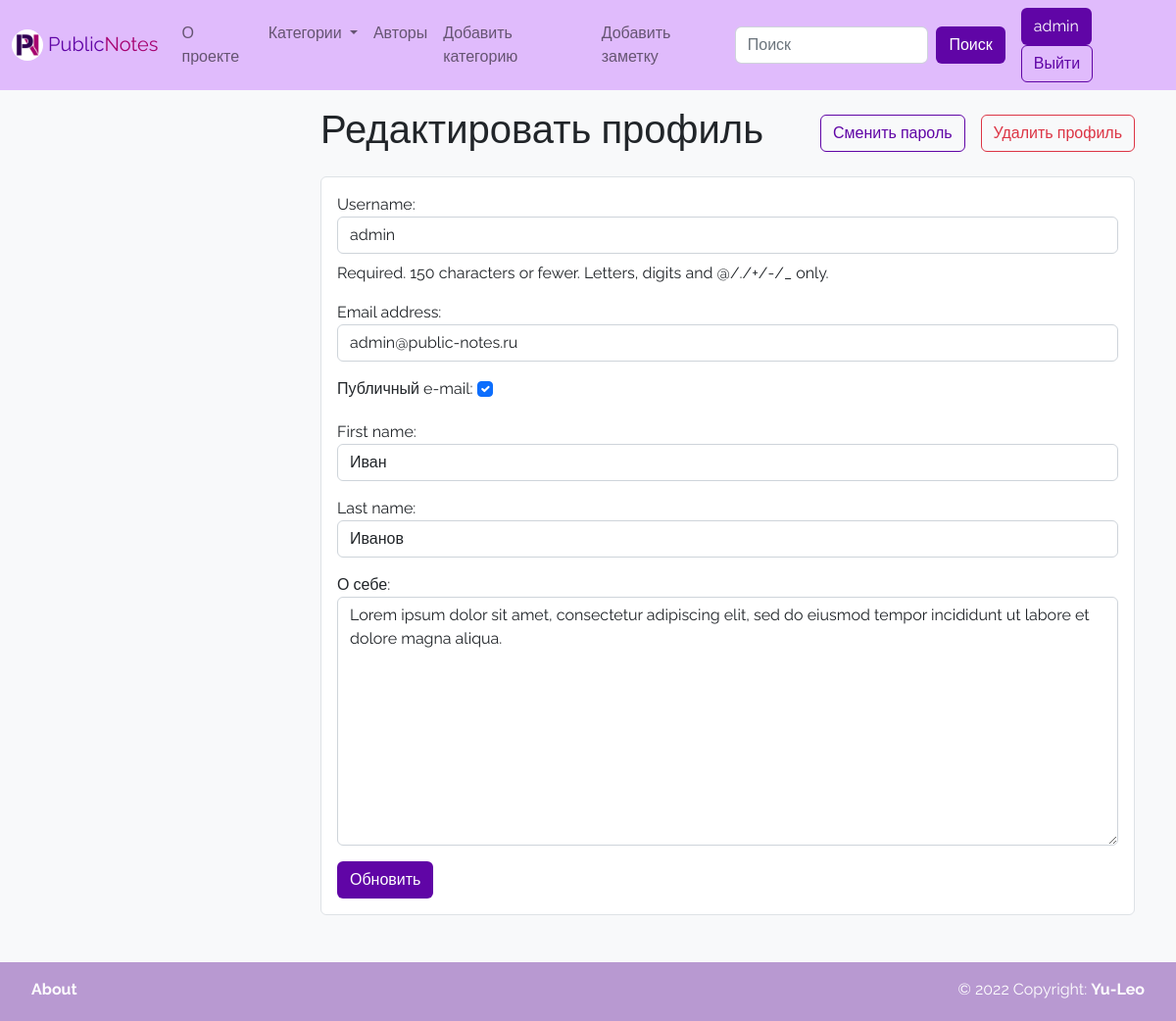
The page /edit_profile/ (signed in) on the database as committed earlier.
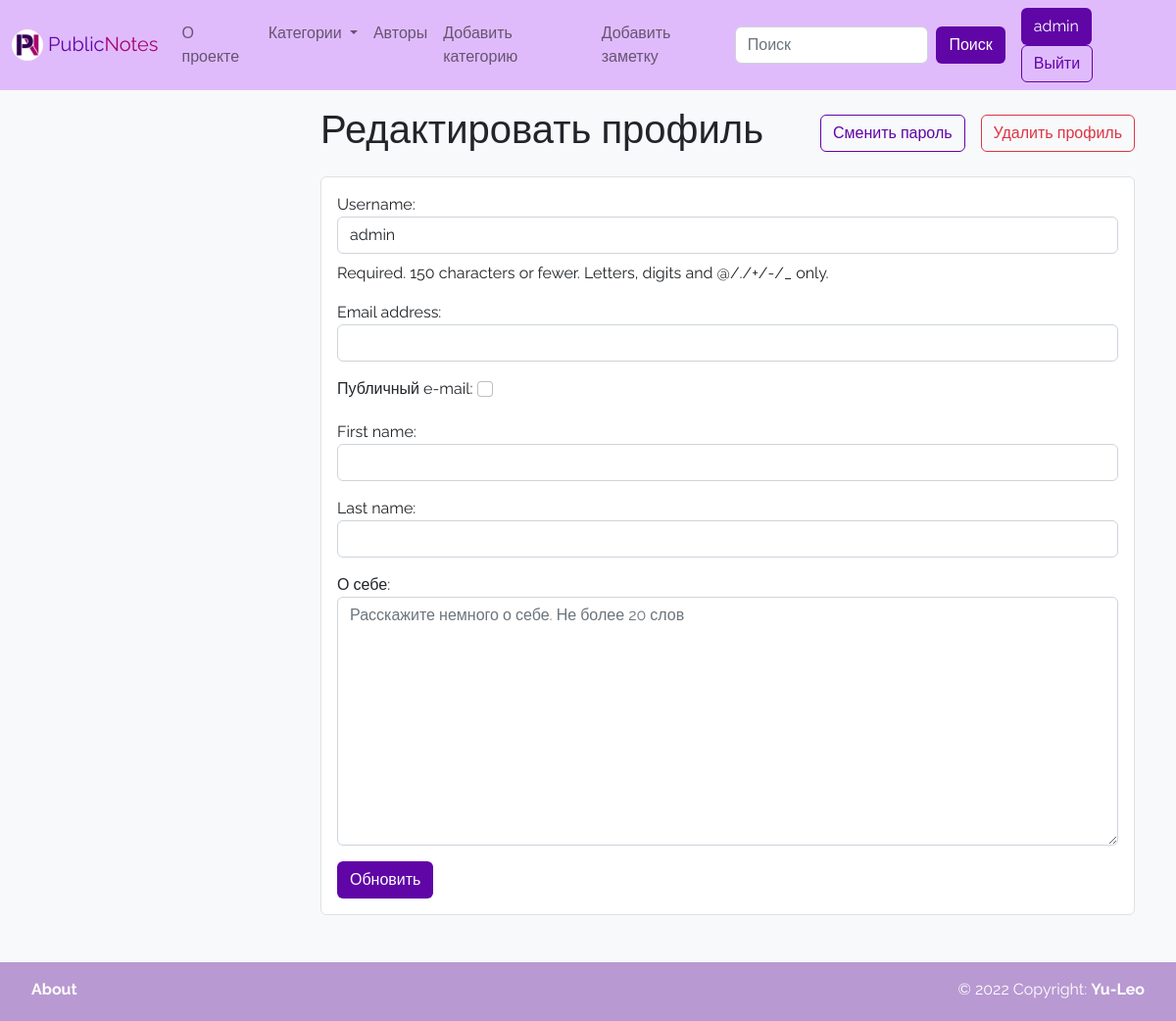
The same page on the database as committed later.
### wall/models.py (models this page shows)
class User(AbstractUser):
    photo = models.ImageField(upload_to='photos/%Y/%m/%d/', verbose_name='Аватарка', blank=True)
    rating = models.IntegerField(verbose_name='Рейтинг', default=0)
    bio = models.TextField(verbose_name='О себе', blank=True)
    show_email = models.BooleanField(verbose_name='Публичный e-mail', default=False)
    def get_absolute_url(self):
        return reverse('author', kwargs={"pk": self.pk})

### wall/views.py (the view)
# urls.py: path('edit_profile/', edit_profile, name='edit_profile'),
@login_required(login_url=reverse_lazy('login'))
def edit_profile(request):
    if request.method == 'POST':
        user_form = UpdateProfile(request.POST, instance=request.user)
        if user_form.is_valid():
            user_form.save()
            return redirect(request.user)
    else:
        user_form = UpdateProfile(instance=request.user)
    return render(request, 'wall/edit_profile.html', {"user_form": user_form})

### wall/forms.py (shortened to what this page needs)
class UpdateProfile(forms.ModelForm):
    class Meta:
        model = User
        fields = ['username', 'email', 'show_email', 'first_name', 'last_name', 'bio']
        widgets = {
            'username': forms.TextInput(attrs={"class": "form-control mb-2"}),
            'email': forms.EmailInput(attrs={"class": "form-control mb-2"}),
            'show_email': forms.CheckboxInput(attrs={"class": "form-check-input mb-2"}),
            'first_name': forms.TextInput(attrs={"class": "form-control mb-2"}),
            'last_name': forms.TextInput(attrs={"class": "form-control mb-2"}),
            'bio': forms.Textarea(attrs={"class": "form-control mb-2",
                                         "placeholder": "Расскажите немного о себе. Не более 20 слов"}),
        }

### wall/templatetags/wall_tags.py (called while the page is built)
@register.simple_tag
def get_categories():
    return Category.objects.all()

### wall/templates/wall/edit_profile.html (shortened to what this page needs)
{% extends 'base.html' %}
{% block content_title %}
<div class="hstack gap-3 mb-3">
    <div>
        <h1>Редактировать профиль</h1>
    </div>
    <div class="ms-auto">
        <a href="{% url 'change_password' %}" class="btn btn-outline-purple">Сменить пароль</a>
    </div>
    <div>
        <button type="button" class="btn btn-outline-danger" data-bs-toggle="modal"
                data-bs-target="#deleteProfileModal">
            Удалить профиль
        </button>
    </div>
</div>
{% endblock %}
{% block content %}
<form action="{% url 'edit_profile' %}" method="post">
    <div class="border border-purple border-1 rounded p-3 bg-white mb-5">
        {{ user_form.as_p }}
        <button type="submit" class="btn btn-purple btn-block">Обновить</button>
    </div>
</form>
{% endblock %}

### templates/inc/_navbar.html (shortened to what this page needs)
{% load mptt_tags %}
{% load wall_tags %}
{% load static %}
<nav class="navbar navbar-expand-lg navbar-light purple-navbar text-white">
    <div class="container-fluid">
        <a class="navbar-brand" href="{% url 'home' %}">
            <img src="{% static 'wall/img/logo.png' %}" alt="" width="32" height="32"
                 class="d-inline-block align-text-center rounded-circle">
            <span class="text-purple">Public</span><span class="text-pink">Notes</span>
        </a>
        <div class="collapse navbar-collapse" id="navbarSupportedContent">
            <ul class="navbar-nav">
                <li class="nav-item">
                    <a class="nav-link" href="{% url 'about' %}">О проекте</a>
                </li>
                <li class="nav-item dropdown">
                    <a class="nav-link dropdown-toggle" href="#" id="navbarDropdownMenuLink" role="button"
                       data-bs-toggle="dropdown" aria-expanded="false">
                        Категории
                    </a>
                </li>
                <li class="nav-item">
                    <a class="nav-link" href="{% url 'authors' %}">Авторы</a>
                </li>
                {% if request.user.is_authenticated %}
                <li class="nav-item">
                    <a class="nav-link" href="{% url 'categories_list' %}">Добавить категорию</a>
                </li>
                <li class="nav-item">
                    <a class="nav-link" href="{% url 'add_note' %}">Добавить заметку</a>
                </li>
                {% endif %}
            </ul>
        </div>
        <div class="me-3">
            <form class="d-flex" action="{% url 'search' %}" method="get">
                <input class="form-control me-2" type="text" placeholder="Поиск" name="search">
                <button class="btn btn-purple" type="submit">Поиск</button>
            </form>
        </div>
        <div class="">
            {% if request.user.is_authenticated %}
            <a class="btn btn-purple" href="{{ request.user.get_absolute_url }}" role="button"
               aria-disabled="true">
                {{ request.user.username }}</a>
            <a class="btn btn-outline-purple" href="{% url 'logout' %}" role="button">Выйти</a>
            {% else %}
            <a class="btn btn-outline-purple" href="{% url 'registration' %}" role="button">Регистрация</a>
            <a class="btn btn-purple" href="{% url 'login' %}" role="button">Войти</a>
            {% endif %}
        </div>
    </div>
</nav>

Rows that differ between the two databases and show on the page:
changed User "admin": email "admin@public-notes.ru" → (not shown); show_email "☑" → "☐"; first_name "Иван" → (not shown); last_name "Иванов" → (not shown); bio "Lorem ipsum dolor sit amet, consectetur adipiscing elit, sed do eiusmod tempor incididunt ut labore et dolore magna aliqua." → (not shown)
